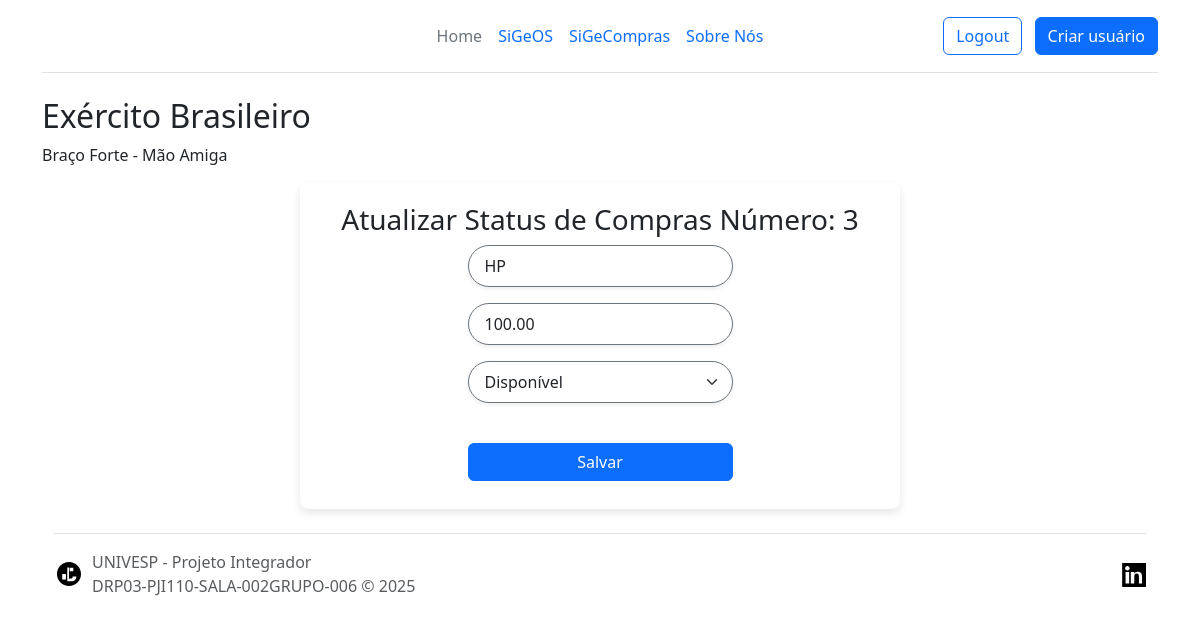
/compras/3/atualizar/ (signed in), run on the app's committed database.
### ordens/models.py (models this page shows)
class OrdemDeServico(models.Model):
    TIPO_SERVICO_CHOICES = [
        ('notebook', 'Manutenção de Notebook'),
        ('computador', 'Manutenção de Microcomputador'),
        ('acesso', 'Controle de Acesso'),
    ]
    nome_guerra = models.CharField(max_length=100)
    posto = models.CharField(max_length=50)
    graduacao = models.CharField(max_length=50)
    telefone_contato = models.CharField(max_length=15)
    esquadrilha = models.CharField(max_length=100)
    funcao = models.CharField(max_length=100)
    tipo_servico = models.CharField(max_length=50, choices=TIPO_SERVICO_CHOICES)
    descricao_problema = models.TextField()
    data_criacao = models.DateTimeField(auto_now_add=True)
    status = models.CharField(max_length=20, default='Aberta', editable=False)
    nome_executante = models.CharField(max_length=100, null=True, blank=True)
    prioridade_execucao = models.CharField(max_length=20, choices=[('alta', 'Alta'), ('media', 'Média'), ('baixa', 'Baixa')], null=True, blank=True)
    possui_material = models.BooleanField(default=False)
    material_necessario = models.TextField(null=True, blank=True)
    data_execucao = models.DateTimeField(null=True, blank=True)
    material_utilizado = models.TextField(null=True, blank=True, verbose_name="Material Utilizado")
    ferramenta_utilizada = models.TextField(null=True, blank=True, verbose_name="Ferramenta Utilizada")
    descricao_detalhada = models.TextField(null=True, blank=True, verbose_name="Descrição Detalhada")
    numero_configuracao = models.CharField(max_length=100, null=True, blank=True, verbose_name="Número de Configuração")
    modificacao_sistema = models.TextField(null=True, blank=True, verbose_name="Modificação no Sistema (se aplicável)")
    fornecedor = models.CharField(max_length=100, null=True, blank=True)
    valor_compra = models.DecimalField(max_digits=10, decimal_places=2, null=True, blank=True)
    status_compra = models.CharField(
        max_length=20,
        choices=[
            ('pendente', 'Pendente'),
            ('negociado', 'Negociado'),
            ('entregue', 'Entregue'),
            ('disponivel', 'Disponível'),
            ('deferido', 'Deferido')
        ],
        default='pendente'
    )

### ordens/views.py (the view)
# urls.py: path('compras/<int:pk>/atualizar/', atualizar_compra, name='atualizar_compra'),
@verifica_grupo(['Administrador', 'Compras'], login_url='/erro_permissao/')
def atualizar_compra(request, pk):
    ordem = get_object_or_404(OrdemDeServico, pk=pk)
    if request.method == 'POST':
        form = AtualizarStatusCompraForm(request.POST, instance=ordem)
        if form.is_valid():
            form.save()
            return redirect('listar_compras')  # Redireciona para a lista de compras
    else:
        form = AtualizarStatusCompraForm(instance=ordem)
    return render(request, 'atualizar_compra.html', {'form': form, 'ordem': ordem})

### ordens/views.py (called while the page is built)
def verifica_grupo(lista_grupos, login_url='/erro_permissao/'):
    def decorator(view_func):
        @wraps(view_func)
        def _wrapped_view(request, *args, **kwargs):
            if request.user.is_authenticated and request.user.groups.filter(name__in=lista_grupos).exists():
                return view_func(request, *args, **kwargs)
            else:
                return redirect(login_url)  # Redireciona para a página de erro de permissão
        return _wrapped_view
    return decorator

### ordens/templates/atualizar_compra.html (shortened to what this page needs)
<!DOCTYPE html>
<html lang="pt-BR" data-bs-theme="auto">
<head>
    <link href="https://cdn.jsdelivr.net/npm/bootstrap@5.3.6/dist/css/bootstrap.min.css" rel="stylesheet">
</head>
<body>
    <div class="container">
        <header class="d-flex flex-wrap align-items-center justify-content-center justify-content-md-between py-3 mb-4 border-bottom">
            <div class="col-md-3 mb-2 mb-md-0">
                <a href="/" class="d-inline-flex link-body-emphasis text-decoration-none">
                    <svg class="bi" width="40" height="32" role="img" aria-label="Bootstrap">
                        <use xlink:href="#bootstrap" />
                    </svg>
                </a>
            </div>
            <ul class="nav col-12 col-md-auto mb-2 justify-content-center mb-md-0">
                <li><a href="{% url 'home' %}" class="nav-link px-2 link-secondary">Home</a></li>
                <li><a href="{% url 'home_ordem' %}" class="nav-link px-2">SiGeOS</a></li>
                <li><a href="{% url 'home_compras' %}" class="nav-link px-2">SiGeCompras</a></li>
                <li><a href="{% url 'about' %}" class="nav-link px-2">Sobre Nós</a></li>
            </ul>
            <div class="col-md-3 text-end">
                {% if user.is_authenticated %}
                <a href="{% url 'logout' %}" class="btn btn-outline-primary me-2">Logout</a> {% else %}
                <a href="{% url 'login' %}" class="btn btn-outline-primary me-2">Login</a> {% endif %} {% if user.groups.all.0.name == "Administrador" %}
                <a href="{% url 'registrar' %}" class="btn btn-primary">Criar usuário</a> {% endif %}
            </div>
    </div>
    <div class="container">
        <h2>Exército Brasileiro</h2>
        <p>Braço Forte - Mão Amiga</p>
    </div>
    <div class="container">
        {% load crispy_forms_tags %} {% block content %}
        <div class="container_form text-center">
            <h3>Atualizar Status de Compras <span>Número: {{ ordem.id }}</span></h3>
            <form method="post">
                <div>
                    <label for="fornecedor">
                        {% crispy form %}
                </div>
            </form>
        </div>
        {% endblock %}
        <div class="container">
            <footer class="d-flex flex-wrap justify-content-between align-items-center py-3 my-4 border-top">
                <div class="col-md-4 d-flex align-items-center">
                    <a href="/" class="mb-3 me-2 mb-md-0 text-body-secondary text-decoration-none lh-1" aria-label="Bootstrap">
                        <svg class="bi" width="30" height="24" aria-hidden="true">
                            <use xlink:href="#django" />
                        </svg>
                    </a>
                    <span class="mb-3 mb-md-0 text-body-secondary">UNIVESP - Projeto Integrador <br> DRP03-PJI110-SALA-002GRUPO-006 &copy; 2025</span>
                </div>
                <ul class="nav col-md-4 justify-content-end list-unstyled d-flex">
                    <li class="ms-3">
                        <a class="text-body-secondary" href="https://www.linkedin.com/in/josecemessias" aria-label="#linkedin">
                            <svg class="bi" width="24" height="24" aria-hidden="true">
                                <use xlink:href="#linkedin" />
                            </svg>
                        </a>
                    </li>
                </ul>
            </footer>
        </div>
</body>
</html>

### ordens/templates/atualizar_compra.html (style rules this page uses)
.container_form { max-width: 600px; margin: 0 auto; background: #ffffff; padding: 20px; border-radius: 8px; box-shadow: 0 4px 8px rgba(0, 0, 0, 0.1); }

### data on the page
OrdemDeServico: id "3", fornecedor "HP", valor_compra "100.00", status_compra "Disponível"
